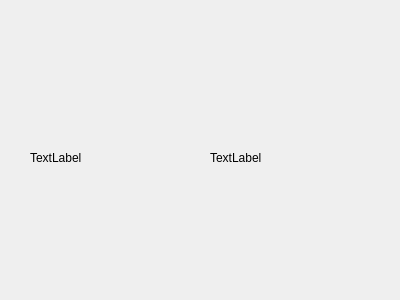
<?xml version="1.0" encoding="UTF-8"?>
<ui version="4.0">
 <class>Widget</class>
 <widget class="QWidget" name="Widget">
  <property name="geometry">
   <rect>
    <x>0</x>
    <y>0</y>
    <width>400</width>
    <height>300</height>
   </rect>
  </property>
  <property name="windowTitle">
   <string>Widget</string>
  </property>
  <widget class="QLabel" name="motionlabel">
   <property name="geometry">
    <rect>
     <x>30</x>
     <y>150</y>
     <width>141</width>
     <height>16</height>
    </rect>
   </property>
   <property name="text">
    <string>TextLabel</string>
   </property>
  </widget>
  <widget class="QLabel" name="postlabel">
   <property name="geometry">
    <rect>
     <x>210</x>
     <y>150</y>
     <width>161</width>
     <height>16</height>
    </rect>
   </property>
   <property name="text">
    <string>TextLabel</string>
   </property>
  </widget>
 </widget>
 <layoutdefault spacing="6" margin="11"/>
 <resources/>
 <connections/>
</ui>
